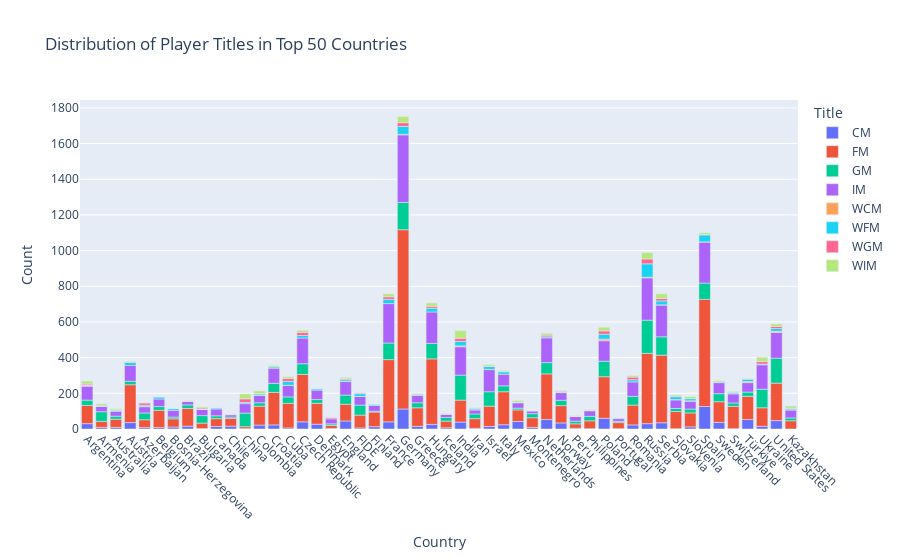

The code cell stored with this chart in its notebook:
### Code cell
import plotly.express as px

# Create a countplot DataFrame for Player Titles by Country
title_counts = data.groupby(['country', 'title']).size().reset_index(name='count')

# Filter to include only the top 50 countries based on player count
top_countries = data['country'].value_counts().head(50).index
title_counts_top50 = title_counts[title_counts['country'].isin(top_countries)]

# Create an interactive bar plot
bar_fig = px.bar(title_counts_top50, x='country', y='count', color='title',
                 labels={'country': 'Country', 'count': 'Count', 'title': 'Title'},
                 title='Distribution of Player Titles in Top 50 Countries')
bar_fig.update_xaxes(tickangle=45)
bar_fig.show()

### Figure 1 — Plotly figure (JSON) as saved in the notebook; plotly's stock layout.template omitted (floating-point values rounded to 4 significant figures)
{"data": [{"alignmentgroup": "True", "hovertemplate": "Title=CM<br>Country=%{x}<br>Count=%{y}<extra></extra>", "legendgroup": "CM", "marker": {"color": "#636efa", "pattern": {"shape": ""}}, "name": "CM", "offsetgroup": "CM", "orientation": "v", "showlegend": true, "textposition": "auto", "type": "bar", "x": ["Argentina", "Armenia", "Australia", "Austria", "Azerbaijan", "Belgium", "Bosnia-Herzegovina", "Brazil", "Bulgaria", "Canada", "Chile", "China", "Colombia", "Croatia", "Cuba", "Czech Republic", "Denmark", "Egypt", "England", "FIDE", "Finland", "France", "Germany", "Greece", "Hungary", "Iceland", "India", "Iran", "Israel", "Italy", "Mexico", "Montenegro", "Netherlands", "Norway", "Peru", "Philippines", "Poland", "Portugal", "Romania", "Russia", "Serbia", "Slovakia", "Slovenia", "Spain", "Sweden", "Switzerland", "Türkiye", "Ukraine", "United States"], "xaxis": "x", "y": [30, 9, 9, 36, 8, 8, 11, 16, 3, 14, 16, 2, 22, 23, 6, 40, 27, 3, 45, 6, 13, 40, 112, 15, 26, 7, 39, 4, 14, 24, 42, 9, 53, 34, 4, 2, 60, 2, 23, 30, 35, 2, 12, 126, 37, 2, 53, 15, 47], "yaxis": "y"}, {"alignmentgroup": "True", "hovertemplate": "Title=FM<br>Country=%{x}<br>Count=%{y}<extra></extra>", "legendgroup": "FM", "marker": {"color": "#EF553B", "pattern": {"shape": ""}}, "name": "FM", "offsetgroup": "FM", "orientation": "v", "showlegend": true, "textposition": "auto", "type": "bar", "x": ["Argentina", "Armenia", "Australia", "Austria", "Azerbaijan", "Belgium", "Bosnia-Herzegovina", "Brazil", "Bulgaria", "Canada", "Chile", "China", "Colombia", "Croatia", "Cuba", "Czech Republic", "Denmark", "Egypt", "England", "FIDE", "Finland", "France", "Germany", "Greece", "Hungary", "Iceland", "India", "Iran", "Israel", "Italy", "Kazakhstan", "Mexico", "Montenegro", "Netherlands", "Norway", "Peru", "Philippines", "Poland", "Portugal", "Romania", "Russia", "Serbia", "Slovakia", "Slovenia", "Spain", "Sweden", "Switzerland", "Türkiye", "Ukraine", "United States"], "xaxis": "x", "y": [102, 34, 46, 212, 44, 97, 46, 99, 30, 44, 44, 11, 106, 182, 138, 266, 117, 17, 94, 72, 82, 349, 1005, 104, 367, 37, 123, 54, 114, 185, 46, 65, 54, 256, 97, 25, 44, 233, 34, 111, 394, 379, 96, 78, 601, 116, 125, 130, 104, 210], "yaxis": "y"}, {"alignmentgroup": "True", "hovertemplate": "Title=GM<br>Country=%{x}<br>Count=%{y}<extra></extra>", "legendgroup": "GM", "marker": {"color": "#00cc96", "pattern": {"shape": ""}}, "name": "GM", "offsetgroup": "GM", "orientation": "v", "showlegend": true, "textposition": "auto", "type": "bar", "x": ["Argentina", "Armenia", "Australia", "Austria", "Azerbaijan", "Belgium", "Bosnia-Herzegovina", "Brazil", "Bulgaria", "Canada", "Chile", "China", "Colombia", "Croatia", "Cuba", "Czech Republic", "Denmark", "Egypt", "England", "FIDE", "Finland", "France", "Germany", "Greece", "Hungary", "Iceland", "India", "Iran", "Israel", "Italy", "Kazakhstan", "Mexico", "Montenegro", "Netherlands", "Norway", "Peru", "Philippines", "Poland", "Portugal", "Romania", "Russia", "Serbia", "Slovakia", "Slovenia", "Spain", "Sweden", "Switzerland", "Türkiye", "Ukraine", "United States"], "xaxis": "x", "y": [30, 54, 17, 20, 38, 21, 10, 20, 42, 16, 7, 76, 19, 51, 36, 60, 21, 9, 51, 56, 5, 93, 153, 28, 87, 21, 140, 26, 81, 33, 16, 10, 23, 63, 30, 15, 25, 87, 7, 49, 186, 103, 17, 22, 91, 45, 19, 24, 104, 140], "yaxis": "y"}, {"alignmentgroup": "True", "hovertemplate": "Title=IM<br>Country=%{x}<br>Count=%{y}<extra></extra>", "legendgroup": "IM", "marker": {"color": "#ab63fa", "pattern": {"shape": ""}}, "name": "IM", "offsetgroup": "IM", "orientation": "v", "showlegend": true, "textposition": "auto", "type": "bar", "x": ["Argentina", "Armenia", "Australia", "Austria", "Azerbaijan", "Belgium", "Bosnia-Herzegovina", "Brazil", "Bulgaria", "Canada", "Chile", "China", "Colombia", "Croatia", "Cuba", "Czech Republic", "Denmark", "Egypt", "England", "FIDE", "Finland", "France", "Germany", "Greece", "Hungary", "Iceland", "India", "Iran", "Israel", "Italy", "Kazakhstan", "Mexico", "Montenegro", "Netherlands", "Norway", "Peru", "Philippines", "Poland", "Portugal", "Romania", "Russia", "Serbia", "Slovakia", "Slovenia", "Spain", "Sweden", "Switzerland", "Türkiye", "Ukraine", "United States"], "xaxis": "x", "y": [78, 30, 27, 88, 35, 42, 37, 20, 35, 38, 13, 53, 42, 85, 64, 144, 53, 28, 76, 48, 32, 221, 379, 41, 176, 17, 159, 23, 124, 65, 44, 30, 15, 139, 43, 26, 31, 115, 15, 81, 237, 178, 48, 44, 230, 62, 51, 53, 137, 144], "yaxis": "y"}, {"alignmentgroup": "True", "hovertemplate": "Title=WCM<br>Country=%{x}<br>Count=%{y}<extra></extra>", "legendgroup": "WCM", "marker": {"color": "#FFA15A", "pattern": {"shape": ""}}, "name": "WCM", "offsetgroup": "WCM", "orientation": "v", "showlegend": true, "textposition": "auto", "type": "bar", "x": ["Argentina", "Azerbaijan", "Brazil", "Bulgaria", "Colombia", "Cuba", "England", "FIDE", "Germany", "India", "Iran", "Israel", "Mexico", "Norway", "Peru", "Poland", "Russia", "Serbia", "Slovakia", "Slovenia", "Spain", "Türkiye", "United States"], "xaxis": "x", "y": [4, 1, 2, 1, 1, 1, 2, 1, 3, 5, 1, 1, 2, 1, 1, 9, 4, 1, 2, 2, 1, 6, 7], "yaxis": "y"}, {"alignmentgroup": "True", "hovertemplate": "Title=WFM<br>Country=%{x}<br>Count=%{y}<extra></extra>", "legendgroup": "WFM", "marker": {"color": "#19d3f3", "pattern": {"shape": ""}}, "name": "WFM", "offsetgroup": "WFM", "orientation": "v", "showlegend": true, "textposition": "auto", "type": "bar", "x": ["Argentina", "Armenia", "Australia", "Austria", "Azerbaijan", "Belgium", "Bosnia-Herzegovina", "Brazil", "Bulgaria", "Canada", "Chile", "China", "Colombia", "Croatia", "Cuba", "Czech Republic", "Denmark", "England", "FIDE", "Finland", "France", "Germany", "Greece", "Hungary", "Iceland", "India", "Iran", "Israel", "Italy", "Kazakhstan", "Mexico", "Montenegro", "Netherlands", "Norway", "Poland", "Portugal", "Romania", "Russia", "Serbia", "Slovakia", "Slovenia", "Spain", "Sweden", "Switzerland", "Türkiye", "Ukraine", "United States"], "xaxis": "x", "y": [2, 2, 6, 17, 7, 10, 9, 1, 1, 6, 1, 7, 7, 7, 22, 14, 7, 9, 15, 7, 24, 44, 5, 21, 2, 25, 8, 16, 14, 6, 1, 2, 6, 3, 27, 3, 12, 75, 22, 16, 12, 39, 4, 5, 13, 4, 15], "yaxis": "y"}, {"alignmentgroup": "True", "hovertemplate": "Title=WGM<br>Country=%{x}<br>Count=%{y}<extra></extra>", "legendgroup": "WGM", "marker": {"color": "#FF6692", "pattern": {"shape": ""}}, "name": "WGM", "offsetgroup": "WGM", "orientation": "v", "showlegend": true, "textposition": "auto", "type": "bar", "x": ["Argentina", "Armenia", "Australia", "Austria", "Azerbaijan", "Bulgaria", "China", "Colombia", "Cuba", "Czech Republic", "Egypt", "England", "FIDE", "France", "Germany", "Greece", "Hungary", "Iceland", "India", "Iran", "Israel", "Italy", "Kazakhstan", "Netherlands", "Norway", "Philippines", "Poland", "Romania", "Russia", "Serbia", "Slovakia", "Spain", "Switzerland", "Türkiye", "Ukraine", "United States"], "xaxis": "x", "y": [6, 2, 2, 4, 13, 6, 20, 2, 17, 18, 6, 5, 4, 14, 21, 4, 11, 1, 18, 2, 3, 1, 4, 9, 4, 2, 19, 15, 27, 14, 4, 3, 4, 2, 14, 12], "yaxis": "y"}, {"alignmentgroup": "True", "hovertemplate": "Title=WIM<br>Country=%{x}<br>Count=%{y}<extra></extra>", "legendgroup": "WIM", "marker": {"color": "#B6E880", "pattern": {"shape": ""}}, "name": "WIM", "offsetgroup": "WIM", "orientation": "v", "showlegend": true, "textposition": "auto", "type": "bar", "x": ["Argentina", "Armenia", "Australia", "Austria", "Azerbaijan", "Brazil", "Bulgaria", "Canada", "Chile", "China", "Colombia", "Croatia", "Cuba", "Czech Republic", "Denmark", "England", "FIDE", "Finland", "France", "Germany", "Greece", "Hungary", "India", "Iran", "Israel", "Italy", "Kazakhstan", "Mexico", "Montenegro", "Netherlands", "Norway", "Peru", "Philippines", "Poland", "Romania", "Russia", "Serbia", "Slovakia", "Slovenia", "Spain", "Sweden", "Switzerland", "Türkiye", "Ukraine", "United States"], "xaxis": "x", "y": [17, 11, 7, 4, 2, 2, 6, 2, 2, 28, 15, 8, 10, 12, 2, 8, 2, 1, 17, 35, 3, 19, 43, 3, 9, 6, 13, 10, 1, 11, 5, 5, 5, 21, 9, 36, 26, 6, 12, 10, 7, 5, 3, 24, 14], "yaxis": "y"}], "layout": {"barmode": "relative", "legend": {"title": {"text": "Title"}, "tracegroupgap": 0}, "title": {"text": "Distribution of Player Titles in Top 50 Countries"}, "xaxis": {"anchor": "y", "domain": [0, 1], "tickangle": 45, "title": {"text": "Country"}}, "yaxis": {"anchor": "x", "domain": [0, 1], "title": {"text": "Count"}}}}
